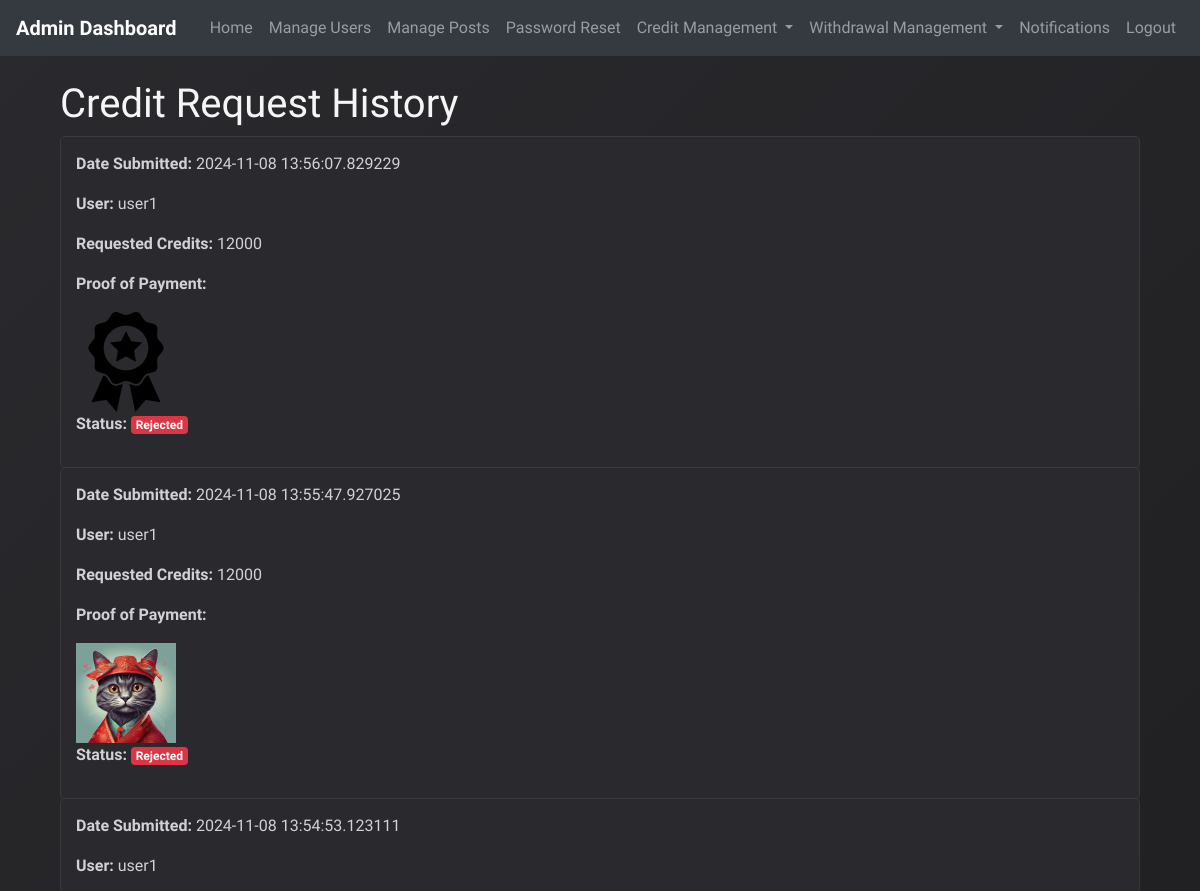
Page /admin/credit_request_history (signed in, upper part) on the earlier database version.
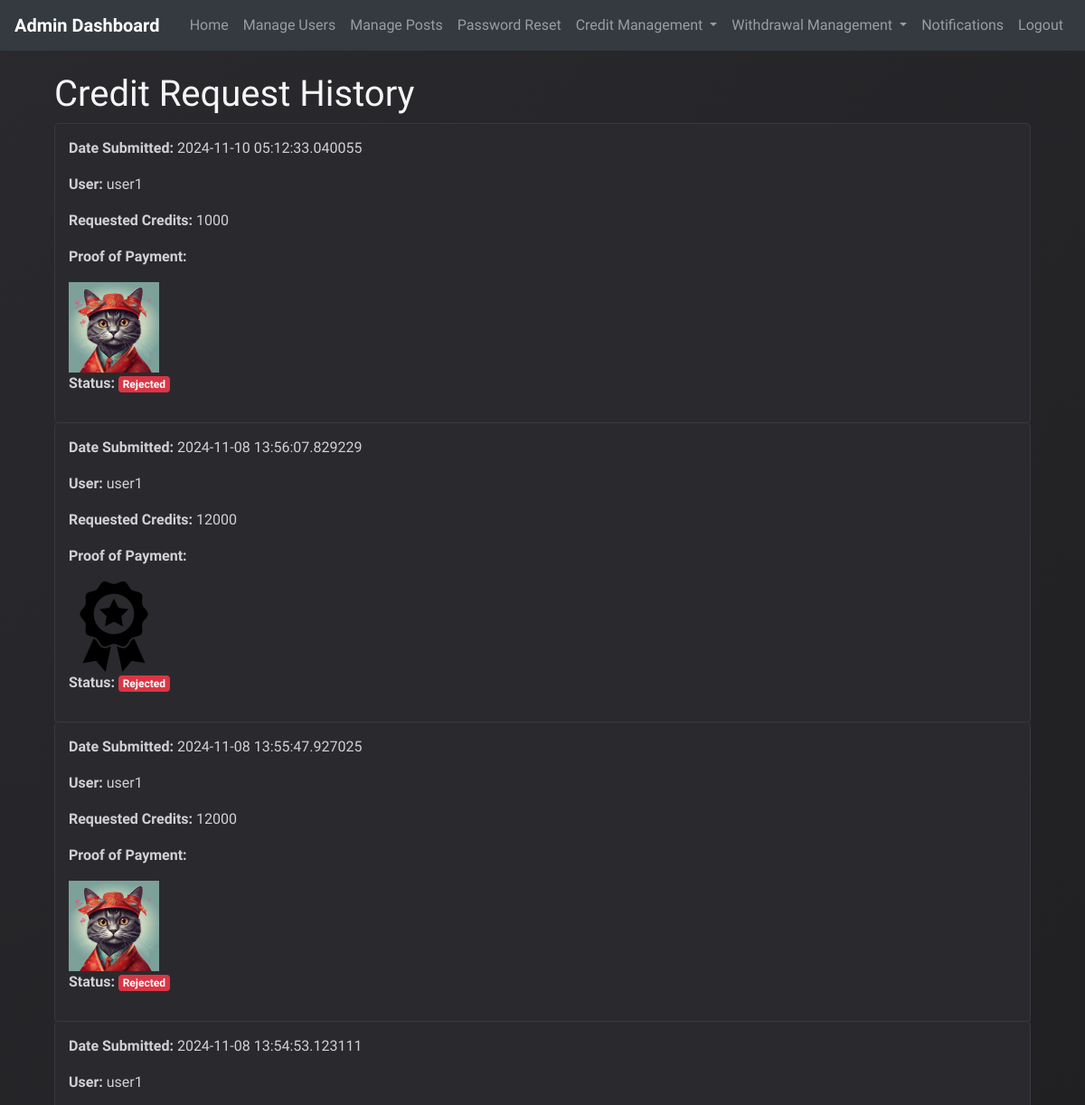
Same page on the later database version.
### app/models.py (models this page shows, shortened)
class CreditRequest(db.Model):
    __tablename__ = 'credit_request'
    id = db.Column(db.Integer, primary_key=True)
    user_id = db.Column(db.Integer, db.ForeignKey('user.id', ondelete='CASCADE'), nullable=False)
    status = db.Column(db.String(20), default='Pending')
    proof_image = db.Column(db.String(200), nullable=False)
    credits_requested = db.Column(db.Integer, nullable=False)
    date_submitted = db.Column(db.DateTime, default=lambda: datetime.now(timezone.utc))
    user = db.relationship('User', backref=db.backref('credit_requests', passive_deletes=True))

class User(db.Model, UserMixin):
    id = db.Column(db.Integer, primary_key=True)
    username = db.Column(db.String(20), unique=True, nullable=False)
    email = db.Column(db.String(120), unique=True, nullable=False)
    password = db.Column(db.String(60), nullable=False)
    role = db.Column(db.String(10), nullable=False, default='user')
    date_created = db.Column(db.DateTime, default=datetime.now(timezone.utc))
    completed_recipes = db.Column(db.Integer, default=0)
    recipes_created = db.Column(db.Integer, default=0)
    recipes_shared = db.Column(db.Integer, default=0)
    friends_connected = db.Column(db.Integer, default=0)
    shopping_lists_created = db.Column(db.Integer, default=0)
    conversion_tool_uses = db.Column(db.Integer, default=0)
    last_login = db.Column(db.DateTime, default=lambda: datetime.now(timezone.utc))
    credits = db.Column(db.Integer, default=0)
    tools = db.relationship('Tool', backref='owner', lazy=True, cascade="all, delete-orphan")
    posts = db.relationship('Post', backref='author', lazy=True, cascade="all, delete-orphan")
    created_challenges = db.relationship('Challenge', backref='creator', lazy=True, overlaps="challenge_creator,created_challenges")
    participated_challenges = db.relationship('ChallengeParticipant', backref='user_participation', lazy=True, overlaps="participant,challenges_participated")
    achievements = db.relationship('Achievement', backref='user', lazy=True, cascade="all, delete-orphan")

### app/admin_routes.py (the view)
@admin.route('/credit_request_history')
@login_required
def credit_request_history():
    credit_requests = CreditRequest.query.filter(CreditRequest.status.in_(['Approved', 'Rejected'])).order_by(CreditRequest.date_submitted.desc()).all()
    return render_template('admin_credit_request_history.html', credit_requests=credit_requests)

### app/__init__.py (called while the page is built)
@login_manager.user_loader
def load_user(user_id):
    from app.models import User
    return User.query.get(int(user_id))

### app/templates/admin_credit_request_history.html
{% extends "admin_base.html" %}
{% block content %}
<div class="container">
    <h1>Credit Request History</h1>
    {% if credit_requests %}
        <ul class="list-group">
            {% for request in credit_requests %}
                <li class="list-group-item">
                    <p><strong>Date Submitted:</strong> {{ request.date_submitted }}</p>
                    <p><strong>User:</strong> {{ request.user.username }}</p>
                    <p><strong>Requested Credits:</strong> {{ request.credits_requested }}</p>
                    <p><strong>Proof of Payment:</strong></p>
                    <img src="{{ url_for('static', filename='payments/' ~ request.proof_image) }}" alt="Proof Image" style="max-width: 100px;">
                    <p>
                        <strong>Status:</strong>
                        <span class="badge {% if request.status == 'Approved' %}badge-success{% elif request.status == 'Rejected' %}badge-danger{% else %}badge-warning{% endif %}">
                            {{ request.status }}
                        </span>
                    </p>
                </li>
            {% endfor %}
        </ul>
    {% else %}
        <p>No approved or rejected credit requests found.</p>
    {% endif %}
</div>
{% endblock %}

Differences in the rows shown:
added CreditRequest: date_submitted "2024-11-10 05:12:33.040055", user.username "user1", credits_requested "1000", proof_image (picture), status "Rejected"
